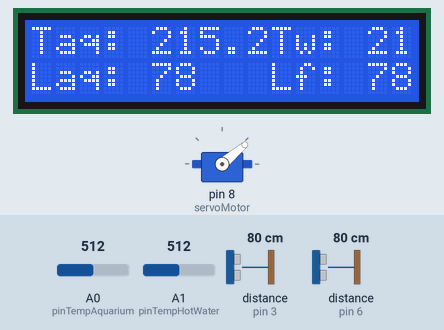
The sketch below on a simulated Arduino Uno, built with avr-gcc and run on an emulated ATmega328P. Shown: servo, 16×2 character LCD. Wiring (inferred from the names in the program): 2 × ultrasonic range finder: trigger pin 2, echo pin 3 / trigger pin 5, echo pin 6. Inputs (shaded band) come from the test bench; at power-on: distance to the obstacle (sensors on pin 3, pin 6) 80 cm, A0 (pinTempAquarium) = 512, A1 (pinTempHotWater) = 512. The echo pulse lasts 58.3 µs per cm; what the sketch prints to the serial monitor is not drawn.

Above: at 4.2 s.
4.3 s: distance to the obstacle (sensor on pin 3) set to 2 cm
At 5.6 s:
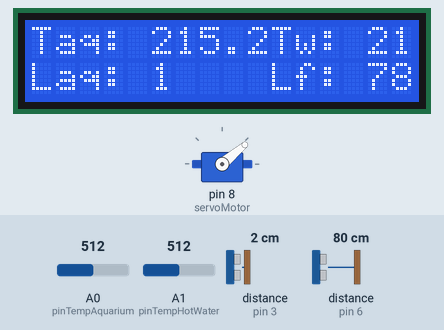
5.9 s: distance to the obstacle (sensor on pin 6) set to 120 cm
At 7.5 s:
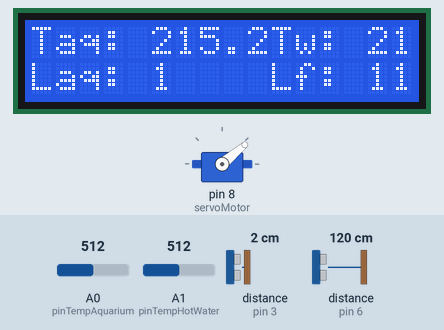
8.9 s: distance to the obstacle (sensor on pin 3) set to 250 cm
At 9.3 s:
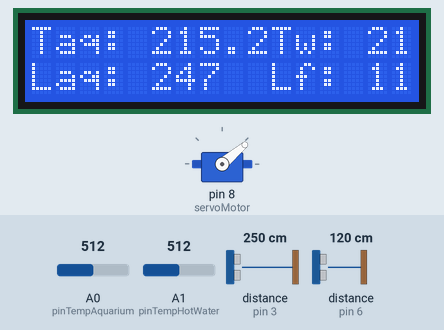
11.9 s: distance to the obstacle (sensor on pin 6) set to 2 cm
At 12.8 s:
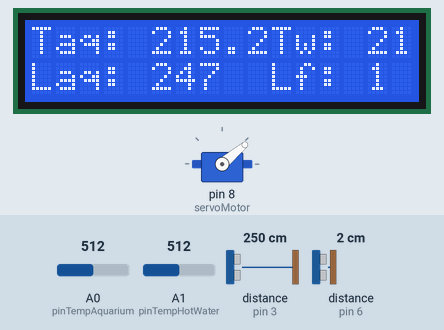
14.9 s: distance to the obstacle (sensor on pin 6) set to 9 cm
At 16.0 s:
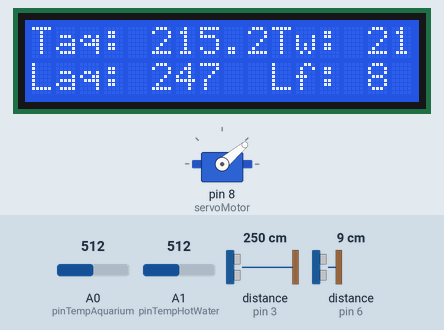
17.9 s: distance to the obstacle (sensor on pin 3) set to 120 cm
At 18.6 s:
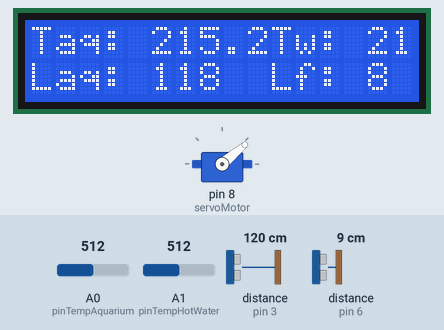
Timing chart, 0 to 20.9 s (numbered marks = the images above; inputs shaded):
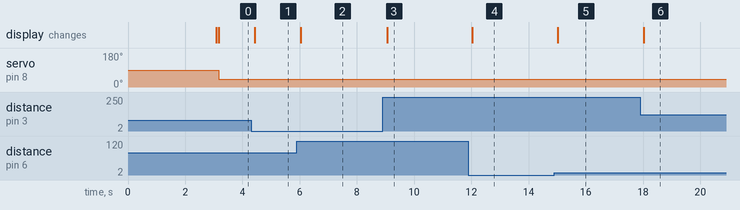

The sketch:

ArduinoCode.ino
```cpp
//Arduino Code.


#include <SoftwareSerial.h>
#include <Wire.h>                              // To communicate with I2C.
#include <LiquidCrystal_I2C.h>                 // To control I2C(LCD) displays with functions.

#include <Servo.h>

Servo foodServo;

LiquidCrystal_I2C lcd(0x27, 16, 2);            // Set the LCD address to 0x27 for a 16 chars and 2 line display.

// Decalring Sensor pins.
int pinTempAquarium = A0;
int pinTempHotWater = A1;

int trigLevelAquarium = 2;
int echoLevelAquarium = 3;

int trigLevelFood = 5;
int echoLevelFood = 6;

int servoMotor = 8;

//Global variabels for user defined functions.
int temp  = 0;
float duration = 0;
int distance = 0;


//Sensor values.
float tempAquarium = 0;
float tempHotWater = 0;
int levelAquarium = 0;
int levelFood = 0;

//Height of aquarium and food container in cm.
int heightAquarium = 70;
int heightContainer = 10;


//For servo;
unsigned long lastServeTime = 0UL;
bool servoOn = false;
bool serveTime = false;


//Setup Function.
void setup() {

  //Declaring Pins.
  pinMode(pinTempHotWater, INPUT);
  pinMode(pinTempAquarium, INPUT);

  foodServo.attach(servoMotor);
  pinMode(servoMotor, OUTPUT);


  pinMode(trigLevelAquarium, OUTPUT);
  pinMode(echoLevelAquarium, INPUT);

  pinMode(trigLevelFood, OUTPUT);
  pinMode(echoLevelFood, INPUT);


  //Serial Monitor.
  Serial.begin(9600);

  //LCD.
  lcd.init();                              // Initialize the LCD.
  lcd.backlight();                         // For the backlight of the LCD.

  lcd.setCursor(0, 0);                     // To print to the LCD.  setCursor(column,row).
  lcd.print("Welcome ");

  lcd.setCursor(7, 1);                     // To print to the LCD.  setCursor(column,row).
  lcd.print("User!");

  delay(3000);                             // Delay the program by 3 seconds. i.e. Welcome User! is displayed for 3 seconds.
  lcd.clear();                             // To clear the LCD.
}


//Loop function
void loop() {

  //Getting temperature of the aquarium and hotWater from the function getTemp().
  tempAquarium = getTemp(pinTempAquarium);
  tempHotWater = getTemp(pinTempHotWater);

  //Getting the water level of the aquarium from the function getDistance().
  levelAquarium = getDistance(trigLevelAquarium, echoLevelAquarium);
  //Calculating in percentage.
  levelAquarium = (heightAquarium - levelAquarium ) / heightAquarium * 100;

  //Getting the food level of the container from the function getDistance().
  levelFood = getDistance(trigLevelFood, echoLevelFood);
  //Calculating in percentage.
  levelFood = (heightContainer - levelFood ) / heightContainer * 100;


  //Getting the water level of the aquarium and food level of the container from the function getDistance().
  levelAquarium = getDistance(trigLevelAquarium, echoLevelAquarium);
  levelFood = getDistance(trigLevelFood, echoLevelFood);

  Serial.println((String) "tempAqua = " + tempAquarium + ", tempWater = " + tempHotWater + ", levelAqua = " + levelAquarium + ", levelFood = " + levelFood);
  Serial.println((String) "$" + tempAquarium + "," + tempHotWater + "," + levelAquarium + "," + levelFood);


  //Display data in the LCD.
  lcd.clear();

  lcd.setCursor(0, 0);
  lcd.print((String) "Taq: " + tempAquarium);

  lcd.setCursor(10, 0);
  lcd.print((String) "Tw: " + tempHotWater);

  lcd.setCursor(0, 1);
  lcd.print((String) "Laq: " + levelAquarium);

  lcd.setCursor(10, 1);
  lcd.print((String) "Lf: " + levelFood);


  //Code for servo.

  //Give food every hour.
  serveTime = lastServeTime == 0 || (millis() - lastServeTime) > 3600000;

  if (serveTime && servoOn == false) {

    lastServeTime = millis();

    foodServo.write(40);                                             //Open the servo to 40 degree.
    servoOn = true;

  } else if (servoOn && millis() - lastServeTime > 180000) {        // Open the servo for 3 minutes.
    foodServo.write(0);                                             //Close the servo 0 degree.
    servoOn = false;
  }
}


//Function to get temperature.
float getTemp(int pin) {

  //Conveting volts into degree Celcius.
  temp = analogRead(pin);
  float volts = (temp / 965.0) * 5;
  float celcius = (volts - 0.5) * 100;

  return celcius;
}


//Function to get distance.
int getDistance(int trigPin, int echoPin) {

  //Stopping the trigpin.
  digitalWrite(trigPin, LOW);
  delayMicroseconds(2);

  //Triggering the trigpin for 10 microseconds.
  digitalWrite(trigPin, HIGH);
  delayMicroseconds(10);
  digitalWrite(trigPin, LOW);

  // Check if the echopin is triggered.
  duration = pulseIn(echoPin, HIGH);
  distance = duration * 0.034 / 2; // Speed of sound wave divided by 2 (go and back)

  return distance;
}
```

Measured:
- after the input at 4.3 s, the display: changes after 0.12 s (image 1)
- after the input at 5.9 s, the display: changes after 0.14 s (image 2)
- after the input at 8.9 s, the display: changes after 0.16 s (image 3)
- after the input at 11.9 s, the display: changes after 0.12 s (image 4)
- after the input at 14.9 s, the display: changes after 0.12 s (image 5)
- after the input at 17.9 s, the display: changes after 0.13 s (image 6)
